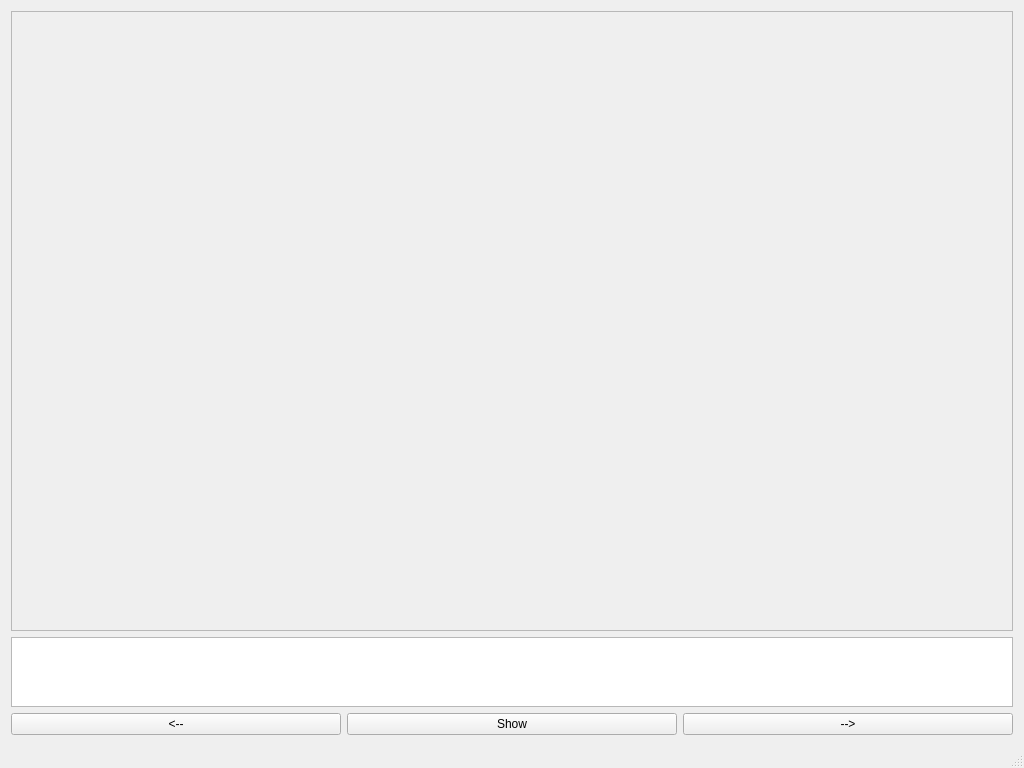
<?xml version="1.0" encoding="UTF-8"?>
<ui version="4.0">
 <class>ProtoWindow</class>
 <widget class="QMainWindow" name="ProtoWindow">
  <property name="geometry">
   <rect>
    <x>0</x>
    <y>0</y>
    <width>1024</width>
    <height>768</height>
   </rect>
  </property>
  <property name="windowTitle">
   <string>ProtoWindow</string>
  </property>
  <widget class="QWidget" name="centralWidget">
   <layout class="QGridLayout" name="gridLayout" rowstretch="10,1,1" columnstretch="0,0,0">
    <item row="1" column="0" colspan="3">
     <widget class="QPlainTextEdit" name="toPutPlainTextEdit"/>
    </item>
    <item row="2" column="0">
     <widget class="QPushButton" name="backPushButton">
      <property name="text">
       <string>&lt;--</string>
      </property>
     </widget>
    </item>
    <item row="2" column="1">
     <widget class="QPushButton" name="showPushButton">
      <property name="text">
       <string>Show</string>
      </property>
     </widget>
    </item>
    <item row="2" column="2">
     <widget class="QPushButton" name="forwardPushButton">
      <property name="text">
       <string>--&gt;</string>
      </property>
     </widget>
    </item>
    <item row="0" column="0" colspan="3">
     <widget class="QScrollArea" name="scrollArea">
      <property name="widgetResizable">
       <bool>true</bool>
      </property>
      <widget class="QWidget" name="scrollAreaWidgetContents">
       <property name="geometry">
        <rect>
         <x>0</x>
         <y>0</y>
         <width>1004</width>
         <height>601</height>
        </rect>
       </property>
      </widget>
     </widget>
    </item>
   </layout>
  </widget>
  <widget class="QMenuBar" name="menuBar">
   <property name="geometry">
    <rect>
     <x>0</x>
     <y>0</y>
     <width>1024</width>
     <height>21</height>
    </rect>
   </property>
  </widget>
  <widget class="QStatusBar" name="statusBar"/>
 </widget>
 <layoutdefault spacing="6" margin="11"/>
 <resources/>
 <connections/>
</ui>
